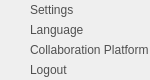
<?xml version="1.0" encoding="UTF-8"?>
<ui version="4.0">
 <class>Dialog</class>
 <widget class="QDialog" name="Dialog">
  <property name="geometry">
   <rect>
    <x>0</x>
    <y>0</y>
    <width>150</width>
    <height>80</height>
   </rect>
  </property>
  <property name="windowTitle">
   <string>Dialog</string>
  </property>
  <widget class="QLabel" name="settings">
   <property name="geometry">
    <rect>
     <x>0</x>
     <y>0</y>
     <width>150</width>
     <height>20</height>
    </rect>
   </property>
   <property name="cursor">
    <cursorShape>PointingHandCursor</cursorShape>
   </property>
   <property name="styleSheet">
    <string notr="true">#settings{
color : rgb(80, 80, 80);
}
#settings:hover {
background-color : rgb(235,220,178, 40);
}</string>
   </property>
   <property name="text">
    <string>Settings</string>
   </property>
   <property name="alignment">
    <set>Qt::AlignLeading|Qt::AlignLeft|Qt::AlignVCenter</set>
   </property>
   <property name="indent">
    <number>30</number>
   </property>
  </widget>
  <widget class="QLabel" name="language">
   <property name="geometry">
    <rect>
     <x>0</x>
     <y>20</y>
     <width>150</width>
     <height>20</height>
    </rect>
   </property>
   <property name="cursor">
    <cursorShape>PointingHandCursor</cursorShape>
   </property>
   <property name="styleSheet">
    <string notr="true">#language{
color : rgb(80, 80, 80);
}
#language:hover {
background-color : rgb(235,220,178, 40);
}</string>
   </property>
   <property name="text">
    <string>Language</string>
   </property>
   <property name="alignment">
    <set>Qt::AlignLeading|Qt::AlignLeft|Qt::AlignVCenter</set>
   </property>
   <property name="indent">
    <number>30</number>
   </property>
  </widget>
  <widget class="QLabel" name="collabPlatf">
   <property name="geometry">
    <rect>
     <x>0</x>
     <y>40</y>
     <width>150</width>
     <height>20</height>
    </rect>
   </property>
   <property name="cursor">
    <cursorShape>PointingHandCursor</cursorShape>
   </property>
   <property name="styleSheet">
    <string notr="true">#collabPlatf{
color : rgb(80, 80, 80);
}
#collabPlatf::hover {
background-color : rgb(235,220,178, 40);
}</string>
   </property>
   <property name="text">
    <string>Collaboration Platform</string>
   </property>
   <property name="alignment">
    <set>Qt::AlignLeading|Qt::AlignLeft|Qt::AlignVCenter</set>
   </property>
   <property name="indent">
    <number>30</number>
   </property>
  </widget>
  <widget class="QLabel" name="logout">
   <property name="geometry">
    <rect>
     <x>0</x>
     <y>60</y>
     <width>150</width>
     <height>20</height>
    </rect>
   </property>
   <property name="cursor">
    <cursorShape>PointingHandCursor</cursorShape>
   </property>
   <property name="styleSheet">
    <string notr="true">#logout{
color : rgb(80, 80, 80);
}
#logout::hover {
background-color : rgb(235,220,178, 40);
}</string>
   </property>
   <property name="text">
    <string>Logout</string>
   </property>
   <property name="alignment">
    <set>Qt::AlignLeading|Qt::AlignLeft|Qt::AlignVCenter</set>
   </property>
   <property name="indent">
    <number>30</number>
   </property>
  </widget>
  <widget class="QLabel" name="languageIcon">
   <property name="geometry">
    <rect>
     <x>5</x>
     <y>22</y>
     <width>15</width>
     <height>15</height>
    </rect>
   </property>
   <property name="cursor">
    <cursorShape>PointingHandCursor</cursorShape>
   </property>
   <property name="text">
    <string/>
   </property>
   <property name="pixmap">
    <pixmap>Images/language.png</pixmap>
   </property>
   <property name="scaledContents">
    <bool>true</bool>
   </property>
  </widget>
  <widget class="QLabel" name="collabIcon">
   <property name="geometry">
    <rect>
     <x>5</x>
     <y>42</y>
     <width>15</width>
     <height>15</height>
    </rect>
   </property>
   <property name="cursor">
    <cursorShape>PointingHandCursor</cursorShape>
   </property>
   <property name="text">
    <string/>
   </property>
   <property name="pixmap">
    <pixmap>Images/collab_settings.png</pixmap>
   </property>
   <property name="scaledContents">
    <bool>true</bool>
   </property>
  </widget>
  <widget class="QLabel" name="logoutIcon">
   <property name="geometry">
    <rect>
     <x>5</x>
     <y>62</y>
     <width>15</width>
     <height>15</height>
    </rect>
   </property>
   <property name="cursor">
    <cursorShape>PointingHandCursor</cursorShape>
   </property>
   <property name="text">
    <string/>
   </property>
   <property name="pixmap">
    <pixmap>Images/126467.png</pixmap>
   </property>
   <property name="scaledContents">
    <bool>true</bool>
   </property>
  </widget>
  <widget class="QLabel" name="settingsIcon">
   <property name="geometry">
    <rect>
     <x>5</x>
     <y>2</y>
     <width>15</width>
     <height>15</height>
    </rect>
   </property>
   <property name="cursor">
    <cursorShape>PointingHandCursor</cursorShape>
   </property>
   <property name="text">
    <string/>
   </property>
   <property name="pixmap">
    <pixmap>Images/settings.png</pixmap>
   </property>
   <property name="scaledContents">
    <bool>true</bool>
   </property>
  </widget>
 </widget>
 <resources/>
 <connections/>
</ui>
